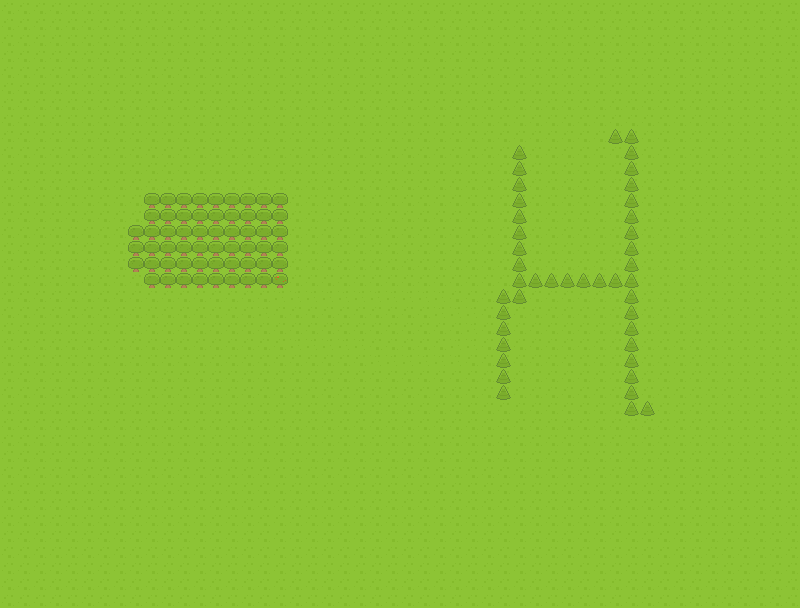

This game map was drawn from its Tiled (.tmx) file and the tilesets committed beside it. A one-line description and the trimmed map source follow:
An orthogonal 50x38 tile map with 16x16 px tiles, 2 tile layers (Grass, Obstacles).

<map version="1.5" tiledversion="1.5.0" orientation="orthogonal" renderorder="right-down" width="50" height="38" tilewidth="16" tileheight="16" infinite="0" nextlayerid="4" nextobjectid="1">
 <editorsettings>
  <export target="../map." format="json" />
 </editorsettings>
 <tileset firstgid="1" name="field" tilewidth="16" tileheight="16" tilecount="6" columns="2">
  <image source="../../../Microverse/javascript/TurnBasedRPG/src/assets/map/spritesheet.png" width="32" height="48" />
 </tileset>
 <layer id="1" name="Grass" width="50" height="38" locked="1">
  <data>[1900 cells, 1900 non-empty, 2 distinct tile ids]</data>
 </layer>
 <layer id="3" name="Obstacles" width="50" height="38">
  <data>[1900 cells, 100 non-empty, 3 distinct tile ids]</data>
 </layer>
</map>
